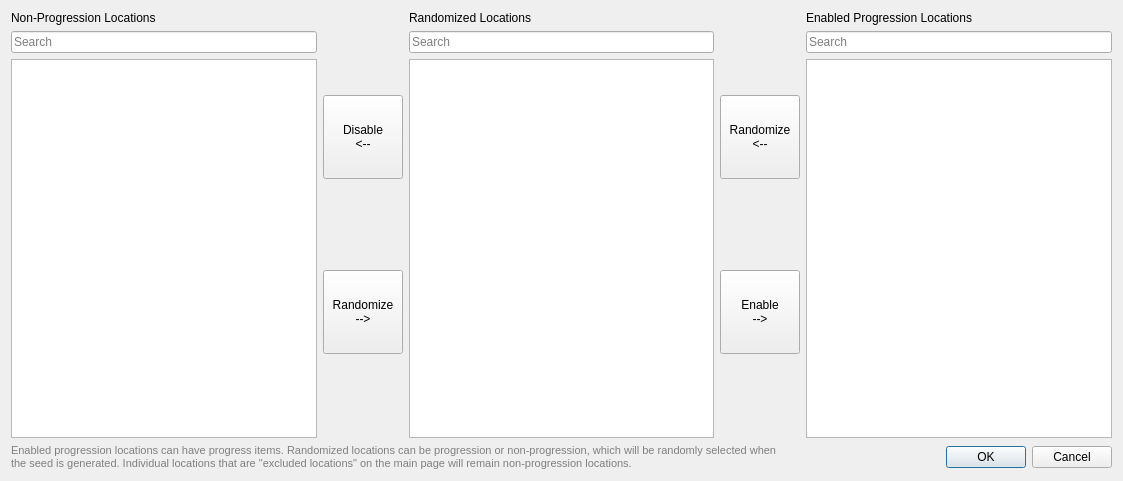
<?xml version="1.0" encoding="UTF-8"?>
<ui version="4.0">
 <class>ProgressionGroupsDialog</class>
 <widget class="QDialog" name="ProgressionGroupsDialog">
  <property name="geometry">
   <rect>
    <x>0</x>
    <y>0</y>
    <width>1123</width>
    <height>481</height>
   </rect>
  </property>
  <property name="windowTitle">
   <string>Edit Progression Locations</string>
  </property>
  <layout class="QVBoxLayout" name="verticalLayout">
   <item>
    <layout class="QVBoxLayout" name="vlay_progression_locations">
     <item>
      <layout class="QHBoxLayout" name="hlay_progression_locations_body">
       <item>
        <layout class="QVBoxLayout" name="vlay_disabled_locations">
         <item>
          <widget class="QLabel" name="label_disabled_locations">
           <property name="text">
            <string>Non-Progression Locations</string>
           </property>
          </widget>
         </item>
         <item>
          <widget class="QLineEdit" name="disabled_locations_free_search">
           <property name="text">
            <string/>
           </property>
           <property name="placeholderText">
            <string>Search</string>
           </property>
           <property name="clearButtonEnabled">
            <bool>true</bool>
           </property>
          </widget>
         </item>
         <item>
          <widget class="QListView" name="disabled_locations">
           <property name="editTriggers">
            <set>QAbstractItemView::NoEditTriggers</set>
           </property>
           <property name="showDropIndicator" stdset="0">
            <bool>false</bool>
           </property>
           <property name="selectionMode">
            <enum>QAbstractItemView::MultiSelection</enum>
           </property>
           <property name="selectionRectVisible">
            <bool>false</bool>
           </property>
          </widget>
         </item>
        </layout>
       </item>
       <item>
        <layout class="QVBoxLayout" name="vlay_locations_controls_disable">
         <item>
          <spacer name="vspace_tricks_controls_upper1">
           <property name="orientation">
            <enum>Qt::Vertical</enum>
           </property>
           <property name="sizeHint" stdset="0">
            <size>
             <width>20</width>
             <height>40</height>
            </size>
           </property>
          </spacer>
         </item>
         <item>
          <widget class="QPushButton" name="disable_location">
           <property name="sizePolicy">
            <sizepolicy hsizetype="Minimum" vsizetype="Expanding">
             <horstretch>0</horstretch>
             <verstretch>0</verstretch>
            </sizepolicy>
           </property>
           <property name="text">
            <string>Disable
&lt;--</string>
           </property>
          </widget>
         </item>
         <item>
          <spacer name="vspace_tricks_controls_middle1">
           <property name="orientation">
            <enum>Qt::Vertical</enum>
           </property>
           <property name="sizeHint" stdset="0">
            <size>
             <width>20</width>
             <height>40</height>
            </size>
           </property>
          </spacer>
         </item>
         <item>
          <widget class="QPushButton" name="randomize_location1">
           <property name="sizePolicy">
            <sizepolicy hsizetype="Minimum" vsizetype="Expanding">
             <horstretch>0</horstretch>
             <verstretch>0</verstretch>
            </sizepolicy>
           </property>
           <property name="text">
            <string>Randomize
--&gt;</string>
           </property>
          </widget>
         </item>
         <item>
          <spacer name="vspace_tricks_controls_lower1">
           <property name="orientation">
            <enum>Qt::Vertical</enum>
           </property>
           <property name="sizeHint" stdset="0">
            <size>
             <width>20</width>
             <height>40</height>
            </size>
           </property>
          </spacer>
         </item>
        </layout>
       </item>
       <item>
        <layout class="QVBoxLayout" name="vlay_randomized_locations">
         <item>
          <widget class="QLabel" name="label_randomized_locations">
           <property name="text">
            <string>Randomized Locations</string>
           </property>
          </widget>
         </item>
         <item>
          <widget class="QLineEdit" name="randomized_locations_free_search">
           <property name="text">
            <string/>
           </property>
           <property name="placeholderText">
            <string>Search</string>
           </property>
          </widget>
         </item>
         <item>
          <widget class="QListView" name="randomized_locations">
           <property name="editTriggers">
            <set>QAbstractItemView::NoEditTriggers</set>
           </property>
           <property name="showDropIndicator" stdset="0">
            <bool>false</bool>
           </property>
           <property name="selectionMode">
            <enum>QAbstractItemView::MultiSelection</enum>
           </property>
          </widget>
         </item>
        </layout>
       </item>
       <item>
        <layout class="QVBoxLayout" name="vlay_locations_controls_enable">
         <item>
          <spacer name="vspace_tricks_controls_upper2">
           <property name="orientation">
            <enum>Qt::Vertical</enum>
           </property>
           <property name="sizeHint" stdset="0">
            <size>
             <width>20</width>
             <height>40</height>
            </size>
           </property>
          </spacer>
         </item>
         <item>
          <widget class="QPushButton" name="randomize_location2">
           <property name="sizePolicy">
            <sizepolicy hsizetype="Minimum" vsizetype="Expanding">
             <horstretch>0</horstretch>
             <verstretch>0</verstretch>
            </sizepolicy>
           </property>
           <property name="text">
            <string>Randomize
&lt;--</string>
           </property>
          </widget>
         </item>
         <item>
          <spacer name="vspace_tricks_controls_middle2">
           <property name="orientation">
            <enum>Qt::Vertical</enum>
           </property>
           <property name="sizeHint" stdset="0">
            <size>
             <width>20</width>
             <height>40</height>
            </size>
           </property>
          </spacer>
         </item>
         <item>
          <widget class="QPushButton" name="enable_location">
           <property name="sizePolicy">
            <sizepolicy hsizetype="Minimum" vsizetype="Expanding">
             <horstretch>0</horstretch>
             <verstretch>0</verstretch>
            </sizepolicy>
           </property>
           <property name="text">
            <string>Enable
--&gt;</string>
           </property>
          </widget>
         </item>
         <item>
          <spacer name="vspace_tricks_controls_lower2">
           <property name="orientation">
            <enum>Qt::Vertical</enum>
           </property>
           <property name="sizeHint" stdset="0">
            <size>
             <width>20</width>
             <height>40</height>
            </size>
           </property>
          </spacer>
         </item>
        </layout>
       </item>
       <item>
        <layout class="QVBoxLayout" name="vlay_enabled_locations">
         <item>
          <widget class="QLabel" name="label_enabled_locations">
           <property name="text">
            <string>Enabled Progression Locations</string>
           </property>
          </widget>
         </item>
         <item>
          <widget class="QLineEdit" name="enabled_locations_free_search">
           <property name="text">
            <string/>
           </property>
           <property name="placeholderText">
            <string>Search</string>
           </property>
           <property name="clearButtonEnabled">
            <bool>true</bool>
           </property>
          </widget>
         </item>
         <item>
          <widget class="QListView" name="enabled_locations">
           <property name="editTriggers">
            <set>QAbstractItemView::NoEditTriggers</set>
           </property>
           <property name="showDropIndicator" stdset="0">
            <bool>false</bool>
           </property>
           <property name="selectionMode">
            <enum>QAbstractItemView::MultiSelection</enum>
           </property>
           <property name="selectionRectVisible">
            <bool>false</bool>
           </property>
          </widget>
         </item>
        </layout>
       </item>
      </layout>
     </item>
    </layout>
   </item>
   <item>
    <layout class="QHBoxLayout" name="horizontalLayout">
     <item>
      <widget class="QLabel" name="dialog_description">
       <property name="enabled">
        <bool>true</bool>
       </property>
       <property name="font">
        <font>
         <pointsize>8</pointsize>
         <italic>false</italic>
         <kerning>true</kerning>
        </font>
       </property>
       <property name="styleSheet">
        <string notr="true">color: grey;</string>
       </property>
       <property name="text">
        <string>Enabled progression locations can have progress items. Randomized locations can be progression or non-progression, which will be randomly selected when
the seed is generated. Individual locations that are &quot;excluded locations&quot; on the main page will remain non-progression locations.</string>
       </property>
      </widget>
     </item>
     <item>
      <widget class="QDialogButtonBox" name="bbox_progression_locations">
       <property name="orientation">
        <enum>Qt::Horizontal</enum>
       </property>
       <property name="standardButtons">
        <set>QDialogButtonBox::Cancel|QDialogButtonBox::Ok</set>
       </property>
      </widget>
     </item>
    </layout>
   </item>
  </layout>
 </widget>
 <resources/>
 <connections>
  <connection>
   <sender>bbox_progression_locations</sender>
   <signal>accepted()</signal>
   <receiver>ProgressionGroupsDialog</receiver>
   <slot>accept()</slot>
   <hints>
    <hint type="sourcelabel">
     <x>248</x>
     <y>254</y>
    </hint>
    <hint type="destinationlabel">
     <x>157</x>
     <y>274</y>
    </hint>
   </hints>
  </connection>
  <connection>
   <sender>bbox_progression_locations</sender>
   <signal>rejected()</signal>
   <receiver>ProgressionGroupsDialog</receiver>
   <slot>reject()</slot>
   <hints>
    <hint type="sourcelabel">
     <x>316</x>
     <y>260</y>
    </hint>
    <hint type="destinationlabel">
     <x>286</x>
     <y>274</y>
    </hint>
   </hints>
  </connection>
 </connections>
</ui>
